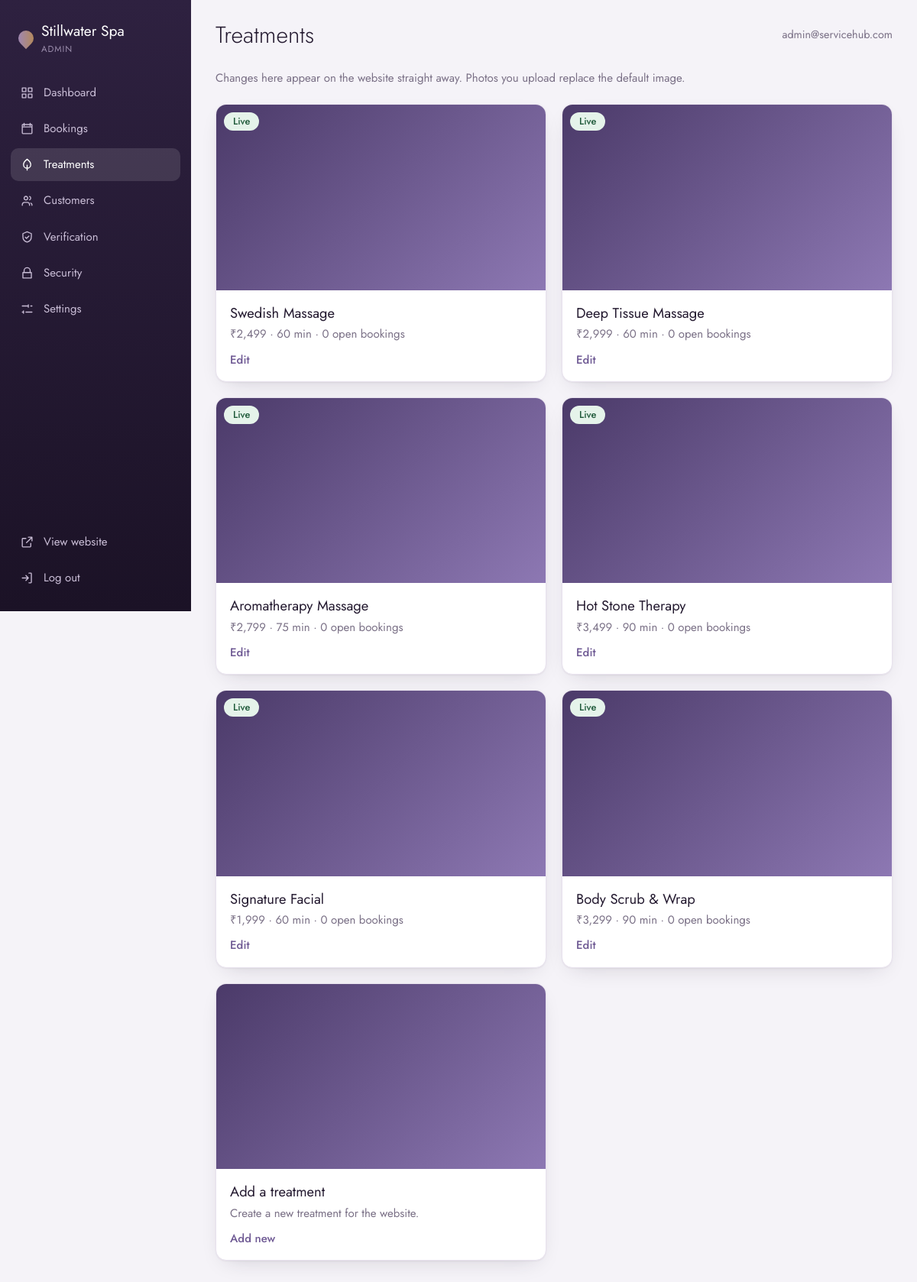
The app's page /admin/services.php (signed in) with its own data.
### tables this page shows
CREATE TABLE services(id INT AUTO_INCREMENT PRIMARY KEY,name VARCHAR(120),description TEXT,price DECIMAL(10,2),duration INT,active TINYINT DEFAULT 1);

### includes/config.php (called while the page is built, shortened)
<?php
function e($s){return htmlspecialchars((string)$s,ENT_QUOTES,'UTF-8');}

### admin/services.php (the view, shortened to what this page needs)
<?php require '_layout.php';
$all=$pdo->query("SELECT s.*,(SELECT COUNT(*) FROM bookings b WHERE b.service_id=s.id AND b.status IN('pending','confirmed')) open_n FROM services s ORDER BY s.id")->fetchAll();
$all[]=['id'=>0,'name'=>'','description'=>'','price'=>'','duration'=>60,'active'=>1,'open_n'=>0];
a_head('Treatments','services');?>
<p style="margin:0;color:var(--mute)">Changes here appear on the website straight away. Photos you upload replace the default image.</p>
<div class="tiles"><?php foreach($all as $x):$new=!$x['id'];$ph=$new?'':img($x['name']);?><div class="tile" id="s<?=$x['id']?>">
<div class="ph"><?php if($ph):?><img src="<?=e($ph)?>" alt="" data-fb><?php endif;?><?=$new?'':pill($x['active']?'Live':'Hidden',$x['active']?'live':'off')?></div>
<div class="in"><?php if(!$new):?><h3><?=e($x['name'])?></h3><p><?=money($x['price'])?> &middot; <?=(int)$x['duration']?> min &middot; <?=(int)$x['open_n']?> open booking<?=$x['open_n']==1?'':'s'?></p><?php else:?><h3>Add a treatment</h3><p>Create a new treatment for the website.</p><?php endif;?>
<details<?=$new?'':''?>><summary><?=$new?'Add new':'Edit'?></summary></details></div></div><?php endforeach;?></div>
<?php a_foot();

### admin/_layout.php (shortened to what this page needs)
<?php require __DIR__.'/../includes/config.php';
function one($sql,$p=[]){global $pdo;$q=$pdo->prepare($sql);$q->execute($p);return $q->fetchColumn();}
function money($n){return '&#8377;'.number_format((float)$n);}
function pill($s,$c=null){return '<span class="pill '.e($c??$s).'">'.e($s).'</span>';}
function a_head($title,$on){$n=(int)one("SELECT COUNT(*) FROM bookings WHERE status='pending'");$m=flash();?>
<!doctype html><html lang="en"><head><meta charset="utf-8"><meta name="viewport" content="width=device-width,initial-scale=1"><title><?=e($title.' - '.SITE)?></title>
<link href="https://fonts.googleapis.com/css2?family=Jost:wght@300;400;500&display=swap" rel="stylesheet"><link rel="stylesheet" href="<?=BASE?>assets/css/admin.css"><script src="<?=BASE?>assets/js/app.js" defer></script></head><body>
<div class="shell"><aside class="side" id="side"><a class="brand" href="<?=BASE?>admin/index.php"><i></i><span><?=e(SITE)?><small>Admin</small></span></a>
<?php foreach(NAV as $k=>[$l,$d]):?><a class="nav<?=$on===$k?' on':''?>" href="<?=BASE?>admin/<?=$k?>.php"><svg viewBox="0 0 24 24"><path d="<?=$d?>"/></svg><?=$l?><?=$k==='bookings'&&$n?'<b class="n">'.$n.'</b>':''?></a><?php endforeach;?>
<div class="sp"></div><a class="nav" href="<?=BASE?>" target="_blank"><svg viewBox="0 0 24 24"><path d="M14 4h6v6M20 4l-9 9M18 14v5a1 1 0 01-1 1H5a1 1 0 01-1-1V7a1 1 0 011-1h5"/></svg>View website</a>
<a class="nav" href="<?=BASE?>admin/logout.php"><svg viewBox="0 0 24 24"><path d="M15 4h3a1 1 0 011 1v14a1 1 0 01-1 1h-3M10 16l4-4-4-4M14 12H4"/></svg>Log out</a></aside>
<div class="main"><div class="top"><div><h1><?=e($title)?></h1></div><div><button class="menu" data-toggle-nav="#side">Menu</button> <span><?=e($_SESSION['admin']['email'])?></span></div></div>
<?php if($m):?><p class="toast<?=$m[0]==='!'?' err':''?>"><?=e(ltrim($m,'!'))?></p><?php endif;?><div class="content">
<?php }
function a_foot(){?></div></div></div></body></html><?php }

### assets/css/admin.css (style rules this page uses)
:root { --ink:#241a30;--text:#4a4054;--mute:#7a7086;--brand:#6f5a94;--brass:#b88a4a;--bg:#f5f3f8;--line:#e8e2ee;--r:14px;--sh:0 1px 2px rgba(36,26,48,.05),0 10px 28px -14px rgba(36,26,48,.22) }
* { box-sizing:border-box }
body { margin:0;font:15px/1.55 Jost,system-ui,sans-serif;color:var(--text);background:var(--bg) }
a { color:var(--brand) }
h1,h2,h3 { font-weight:400;color:var(--ink);margin:0 }
.shell { display:grid;grid-template-columns:250px 1fr;min-height:100vh }
.side { background:linear-gradient(180deg,#2e2140,#1b1226);color:#c9bdd6;padding:22px 14px;position:sticky;top:0;height:100vh;display:flex;flex-direction:column;gap:4px }
.brand { display:flex;align-items:center;gap:10px;color:#fff;font-size:1.2rem;padding:4px 10px 22px;text-decoration:none }
.brand i { width:20px;height:20px;border-radius:50% 50% 50% 0;transform:rotate(-45deg);background:linear-gradient(135deg,#9b86c4,var(--brass)) }
.brand small { display:block;font-size:.72rem;color:#9a8cab;letter-spacing:.08em;text-transform:uppercase }
.side a.nav { display:flex;align-items:center;gap:12px;padding:10px 12px;border-radius:10px;color:#c9bdd6;text-decoration:none }
.side a.nav.on { background:rgba(255,255,255,.12);color:#fff }
.side svg { width:19px;height:19px;fill:none;stroke:currentColor;stroke-width:1.7;stroke-linecap:round;stroke-linejoin:round;flex:none }
.side .sp { flex:1 }
.main { min-width:0 }
.top { display:flex;justify-content:space-between;align-items:center;padding:22px 32px 6px;gap:16px }
.top h1 { font-size:1.9rem;font-weight:300 }
.top span { color:var(--mute);font-size:.9rem }
.content { padding:16px 32px 48px;display:grid;gap:22px }
.pill { display:inline-block;padding:2px 12px;border-radius:99px;font-size:.8rem;font-weight:500;text-transform:capitalize;background:#efeaf3;color:var(--ink) }
.pill.completed,.pill.live { background:#e5f3ea;color:#1f5a3a }
.tiles { display:grid;grid-template-columns:repeat(auto-fill,minmax(300px,1fr));gap:20px }
.tile { background:#fff;border:1px solid var(--line);border-radius:var(--r);box-shadow:var(--sh);overflow:hidden }
.tile .ph { aspect-ratio:16/9;background:linear-gradient(135deg,#4b3a69,#8d78b3);position:relative }
.tile .ph .pill { position:absolute;top:10px;left:10px }
.tile .in { padding:16px 18px }
.tile h3 { font-size:1.15rem }
.tile p { margin:2px 0 10px;color:var(--mute) }
.tile details summary { cursor:pointer;color:var(--brand);font-weight:500;list-style:none }

### records on screen
services: name "Swedish Massage", price "₹2,499", duration "60", open_n "0", shows "Edit"
services: name "Deep Tissue Massage", price "₹2,999", duration "60", open_n "0", shows "Edit"
services: name "Aromatherapy Massage", price "₹2,799", duration "75", open_n "0", shows "Edit"
services: name "Hot Stone Therapy", price "₹3,499", duration "90", open_n "0", shows "s", shows "Edit"
services: name "Signature Facial", price "₹1,999", duration "60", open_n "0", shows "s", shows "Edit"
services: name "Body Scrub & Wrap", price "₹3,299", duration "90", open_n "0", shows "s", shows "Edit"

### other values on screen
SITE "Stillwater Spa"
$l "Dashboard"
$l "Bookings"
$l "Treatments"
$l "Customers"
$l "Verification"
$l "Security"
$l "Settings"
$title "Treatments"
$_SESSION['admin']['email'] "admin@servicehub.com"
